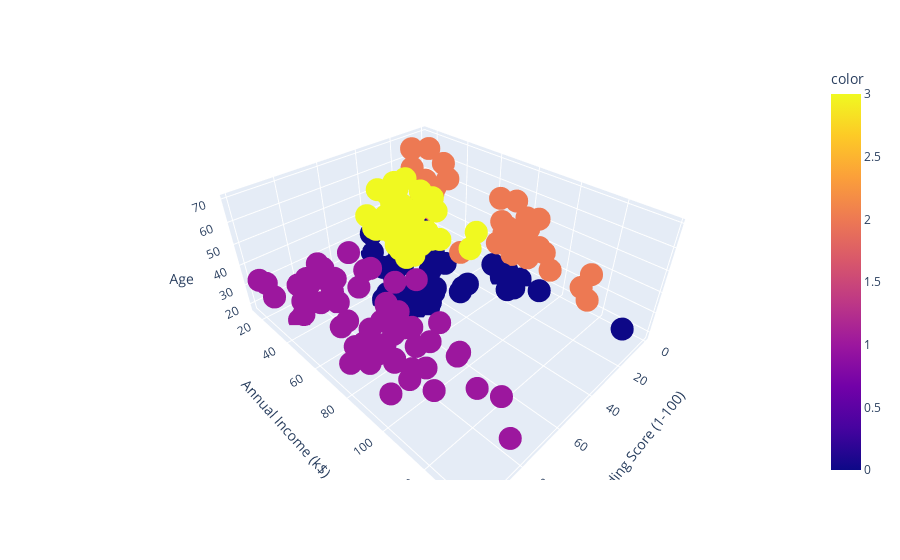

Notebook code cell kept with this figure:
### Code cell
fig = px.scatter_3d(x=df_cluster["score"],
                   y=df_cluster["income"],
                   z=df_cluster["age"],
                   color= df_cluster.clusters,
                   labels = {"x": "Spending Score (1-100)",
                             "y": "Annual Income (k$)",
                             "z": "Age"},
                   hover_name= df_cluster["income"])

fig.show()

### Figure 1 — Plotly figure (JSON) as saved in the notebook; plotly's stock layout.template omitted (floating-point values rounded to 4 significant figures; data arrays with more than 128 entries replaced by an {"elided": "..."} marker saying what was removed)
{"data": [{"hovertemplate": "<b>%{hovertext}</b><br><br>Spending Score (1-100)=%{x}<br>Annual Income (k$)=%{y}<br>Age=%{z}<br>color=%{marker.color}<extra></extra>", "hovertext": {"elided": "200 int values"}, "legendgroup": "", "marker": {"color": {"elided": "200 int values"}, "coloraxis": "coloraxis", "symbol": "circle"}, "mode": "markers", "name": "", "scene": "scene", "showlegend": false, "type": "scatter3d", "x": {"elided": "200 int values"}, "y": {"elided": "200 int values"}, "z": {"elided": "200 int values"}}], "layout": {"coloraxis": {"colorbar": {"title": {"text": "color"}}, "colorscale": [[0, "#0d0887"], [0.1111, "#46039f"], [0.2222, "#7201a8"], [0.3333, "#9c179e"], [0.4444, "#bd3786"], [0.5556, "#d8576b"], [0.6667, "#ed7953"], [0.7778, "#fb9f3a"], [0.8889, "#fdca26"], [1, "#f0f921"]]}, "legend": {"tracegroupgap": 0}, "margin": {"t": 60}, "scene": {"domain": {"x": [0, 1], "y": [0, 1]}, "xaxis": {"title": {"text": "Spending Score (1-100)"}}, "yaxis": {"title": {"text": "Annual Income (k$)"}}, "zaxis": {"title": {"text": "Age"}}}}}
